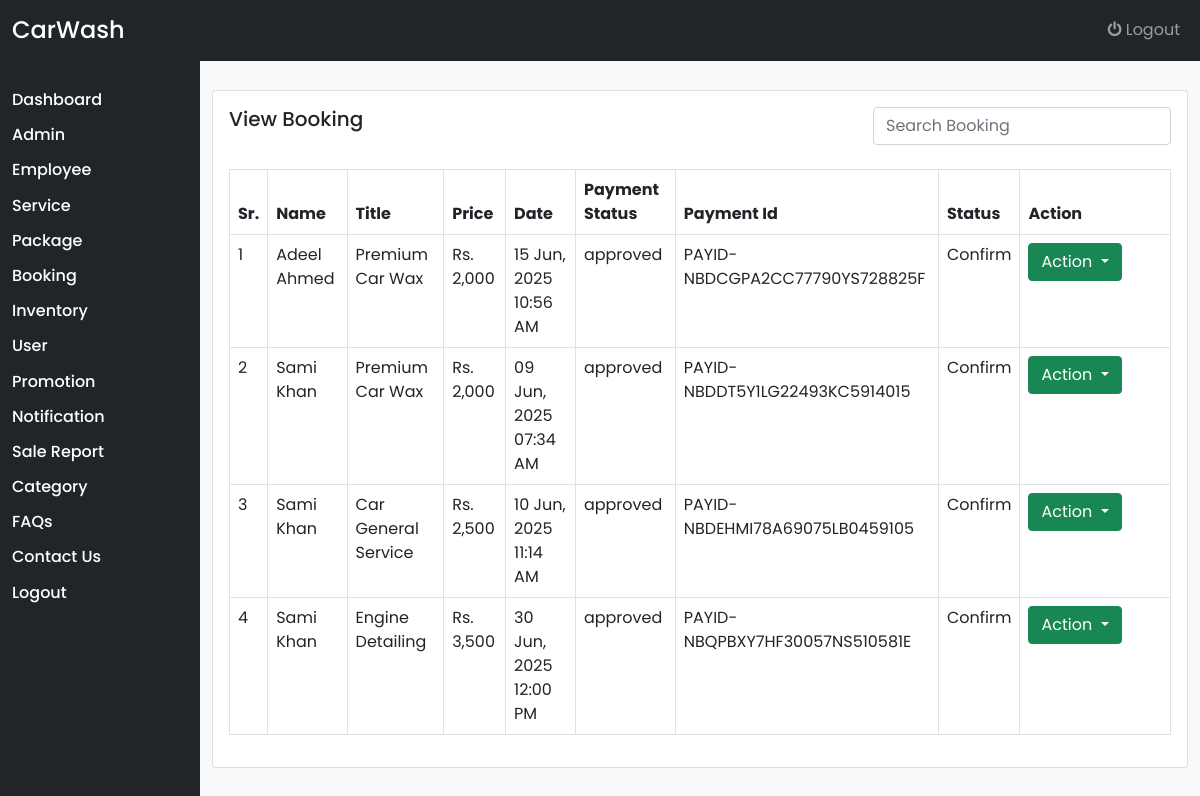
The page /admin/booking.php (signed in) on the database as committed earlier.
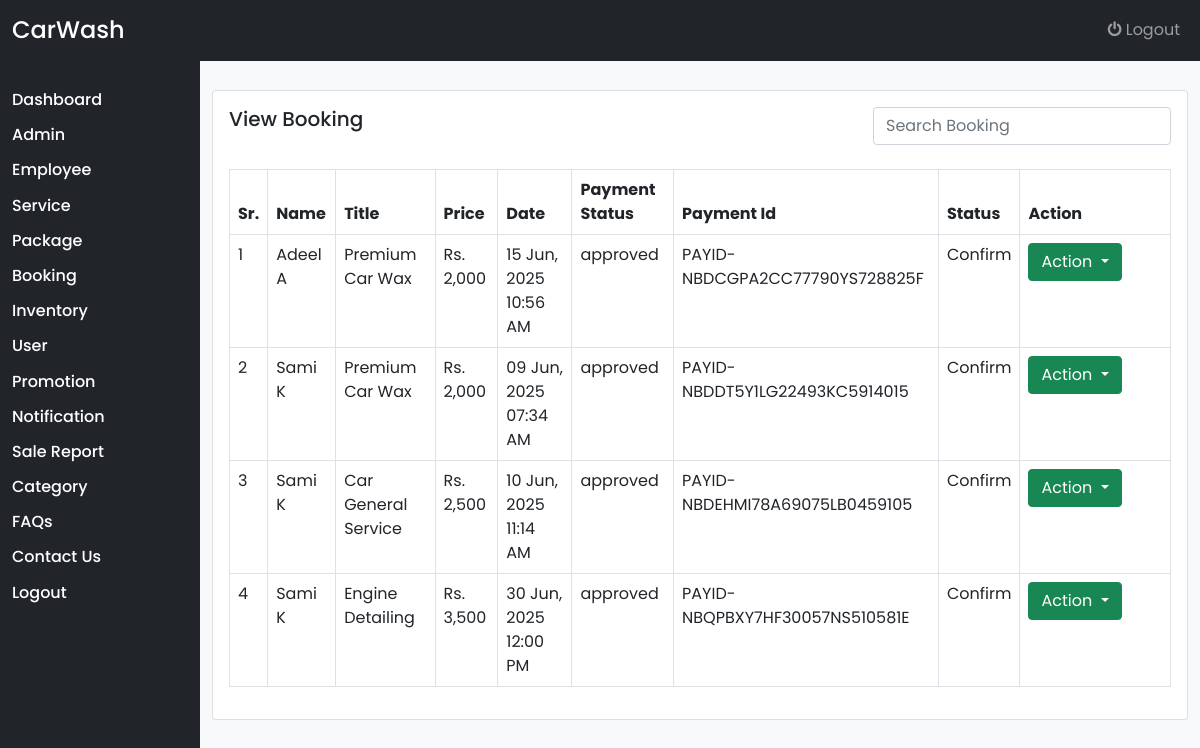
The same page on the database as committed later.
### tables this page shows
CREATE TABLE `booking` (
  `id` int(11) NOT NULL,
  `user_id` int(11) NOT NULL,
  `service_id` int(11) NOT NULL,
  `car_make` varchar(100) NOT NULL,
  `car_model` varchar(80) NOT NULL,
  `year` int(11) NOT NULL,
  `date` date NOT NULL,
  `time` time NOT NULL,
  `price` int(11) NOT NULL,
  `payment_id` varchar(100) NOT NULL,
  `payment_status` varchar(80) NOT NULL,
  `status` int(11) NOT NULL,
  `description` text NOT NULL
);

CREATE TABLE `user` (
  `id` int(11) NOT NULL,
  `name` varchar(80) NOT NULL,
  `email` varchar(80) NOT NULL,
  `contact` varchar(80) NOT NULL,
  `password` varchar(80) NOT NULL,
  `city` varchar(80) NOT NULL,
  `address` varchar(80) NOT NULL,
  `image` varchar(80) NOT NULL
);

CREATE TABLE `service` (
  `id` int(11) NOT NULL,
  `title` varchar(80) NOT NULL,
  `category` varchar(80) NOT NULL,
  `type` int(11) NOT NULL,
  `cost` int(11) NOT NULL,
  `price` int(11) NOT NULL,
  `discount` int(11) NOT NULL,
  `duration` varchar(80) NOT NULL,
  `status` int(11) NOT NULL,
  `tools` varchar(80) NOT NULL,
  `image` varchar(80) NOT NULL,
  `description` text NOT NULL
);

### admin/booking.php (the view, shortened to what this page needs)
<?php
include_once "header.php";
?>
<div class="container-fluid">
<div class="row">
<?php
include_once "sidebar.php";
?>
<div class="col-md-10 bg-light min-vh-100 pt-200">
<div class="card">
<div class="card-body">
<div class="row">
<div class="col-md-8">
<h5>View Booking</h5>
</div>
<div class="col-md-4">
<input type="text" name="search" id="searchInput" class="form-control" placeholder="Search Booking">
</div>
<div class="col-md-12 mt-4">
<table class="table table-bordered booking-table">
<thead>
<tr>
<th>Sr.</th>
<th>Name</th>
<th>Title</th>
<th>Price</th>
<th>Date</th>
<th>Payment Status</th>
<th>Payment Id</th>
<th>Status</th>
<th style="width:16%;">Action</th>
</tr>
</thead>
<tbody>
<?php
$i=1;
$sql="select user.name, title, booking.price, booking.* from booking INNER JOIN service on service.id=booking.service_id INNER JOIN user on user.id=booking.user_id";
$result=mysqli_query($con,$sql);
if(mysqli_num_rows($result)>0){
while($row=mysqli_fetch_array($result)){
?>
<tr>
<td><?php echo $i++;?></td>
<td><?php echo $row['name'];?></td>
<td><?php echo $row['title'];?></td>
<td>Rs. <?php echo number_format($row['price']);?></td>
<td><?php echo date('d M, Y', strtotime($row['date']))?> <?php echo date('h:i A', strtotime($row['time']))?></td>
<td><?php echo $row['payment_status'];?></td>
<td><?php echo $row['payment_id'];?></td>
<td>
<?php
if($row['status']==0){
	echo "Pending";
}
else if($row['status']==1){
	echo "Confirm";
}
?>
</td>
<td>
<div class="dropdown">
  <button class="btn btn-success dropdown-toggle" type="button" id="dropdownMenuButton1" data-bs-toggle="dropdown" aria-expanded="false">
    Action
  </button>
</div>
</td>
</tr>
<?php }
}
else{
	?>
    <tr>
    <td colspan="9" class="text-center">No record available</td>
    </tr>
    <?php
}
 ?>
</tbody>
</table>
</div>
</div>
</div>
</div>
</div>
</div>
</div>
</body>
</html>

Rows that differ between the two databases and show on the page:
changed through a linked row, booking "10:56 AM": user.name "Adeel Ahmed" → "Adeel A"
changed through a linked row, booking "09 Jun, 2025": user.name "Sami Khan" → "Sami K"
changed through a linked row, booking "10 Jun, 2025": user.name "Sami Khan" → "Sami K"
changed through a linked row, booking "30 Jun, 2025": user.name "Sami Khan" → "Sami K"
